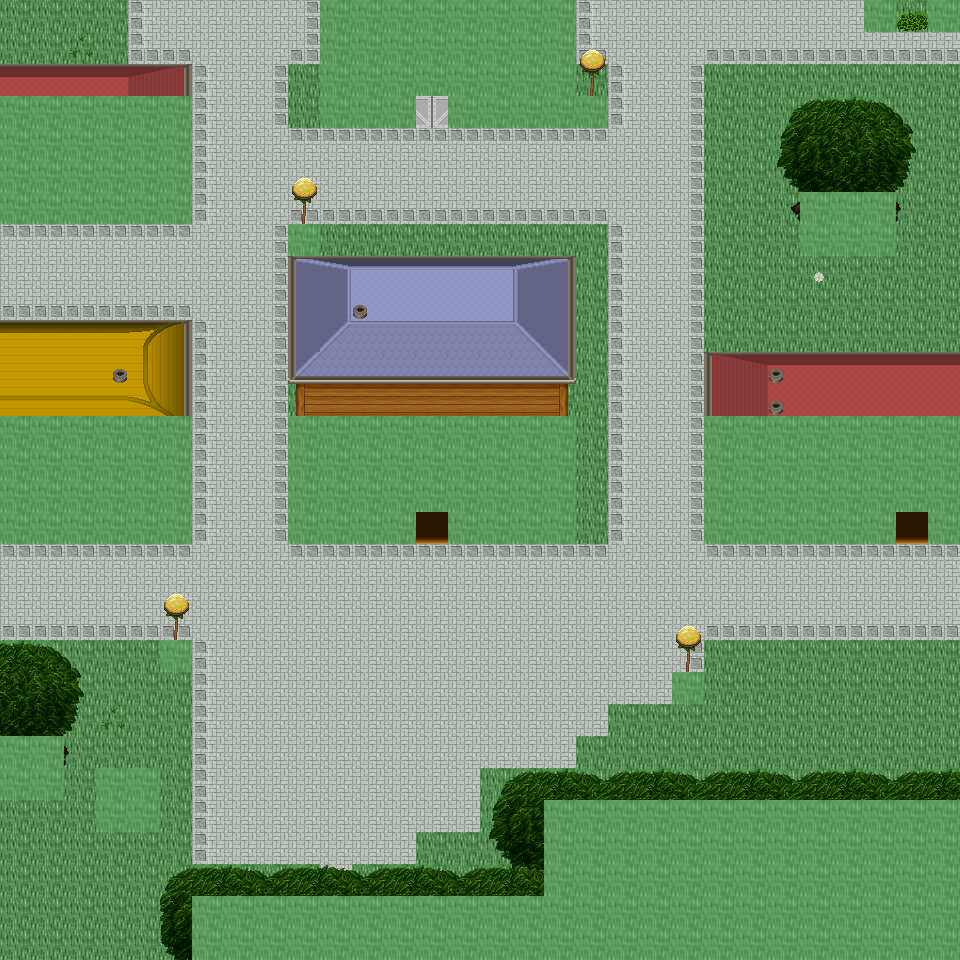

A level layout from a 2D game, rendered from its tile map. Below: a short description, then the map file with tile-grid data replaced by summaries:
An orthogonal 30x30 tile map with 32x32 px tiles, 6 tile layers (Ground, Object, Object2, Above, ...), 53 tilesets and 10 objects (10x mapExit).

<map version="1.0" orientation="orthogonal" renderorder="right-down" width="30" height="30" tilewidth="32" tileheight="32" nextobjectid="11">
  <tileset firstgid="1" name="tileset_ground_ground" tilewidth="32" tileheight="32" tilecount="33" columns="3">
    <image source="../drawable/tileset_ground_ground.png" width="96" height="352" />
  </tileset>
  <tileset firstgid="34" name="tileset_building_castle" tilewidth="32" tileheight="32" tilecount="320" columns="20">
    <image source="../drawable/tileset_building_castle.png" width="640" height="512" />
  </tileset>
  <tileset firstgid="354" name="tileset_ground_square_patch" tilewidth="32" tileheight="32" tilecount="9" columns="3">
    <image source="../drawable/tileset_ground_square_patch.png" width="96" height="96" />
  </tileset>
  <tileset firstgid="363" name="tileset_building_decoration_banner" tilewidth="32" tileheight="32" tilecount="12" columns="1">
    <image source="../drawable/tileset_building_decoration_banner.png" width="32" height="384" />
  </tileset>
  <tileset firstgid="375" name="tileset_ground_water_pool" tilewidth="32" tileheight="32" tilecount="72" columns="3">
    <image source="../drawable/tileset_ground_water_pool.png" width="96" height="768" />
  </tileset>
  <tileset firstgid="447" name="tileset_building_wall_wall_brown" tilewidth="32" tileheight="32" tilecount="12" columns="3">
    <image source="../drawable/tileset_building_wall_wall_brown.png" width="96" height="128" />
  </tileset>
  <tileset firstgid="459" name="tileset_plant_grasses" tilewidth="32" tileheight="32" tilecount="6" columns="3">
    <image source="../drawable/tileset_plant_grasses.png" width="96" height="64" />
  </tileset>
  <tileset firstgid="465" name="tileset_plant_flower_daisy_white" tilewidth="32" tileheight="32" tilecount="8" columns="2">
    <image source="../drawable/tileset_plant_flower_daisy_white.png" width="64" height="128" />
  </tileset>
  <tileset firstgid="473" name="tileset_plant_tree_tree_darkgreen" tilewidth="32" tileheight="32" tilecount="88" columns="8">
    <image source="../drawable/tileset_plant_tree_tree_darkgreen.png" width="256" height="352" />
  </tileset>
  <tileset firstgid="561" name="tileset_plant_flower_daisy_red" tilewidth="32" tileheight="32" tilecount="8" columns="2">
    <image source="../drawable/tileset_plant_flower_daisy_red.png" width="64" height="128" />
  </tileset>
  <tileset firstgid="569" name="tileset_ground_grass_edges" tilewidth="32" tileheight="32" tilecount="36" columns="12">
    <image source="../drawable/tileset_ground_grass_edges.png" width="384" height="96" />
  </tileset>
  <tileset firstgid="605" name="tileset_ground_grass_corners" tilewidth="32" tileheight="32" tilecount="24" columns="6">
    <image source="../drawable/tileset_ground_grass_corners.png" width="192" height="128" />
  </tileset>
  <tileset firstgid="629" name="tileset_plant_bush_hedge" tilewidth="32" tileheight="32" tilecount="35" columns="5">
    <image source="../drawable/tileset_plant_bush_hedge.png" width="160" height="224" />
  </tileset>
  <tileset firstgid="664" name="tileset_ground_rock_pebbles" tilewidth="32" tileheight="32" tilecount="3" columns="1">
    <image source="../drawable/tileset_ground_rock_pebbles.png" width="32" height="96" />
  </tileset>
  <tileset firstgid="667" name="tileset_plant_bush_bushes" tilewidth="32" tileheight="32" tilecount="10" columns="5">
    <image source="../drawable/tileset_plant_bush_bushes.png" width="160" height="64" />
  </tileset>
  <tileset firstgid="677" name="tileset_building_roof_red" tilewidth="32" tileheight="32" tilecount="20" columns="5">
    <image source="../drawable/tileset_building_roof_red.png" width="160" height="128" />
  </tileset>
  <tileset firstgid="697" name="tileset_plant_flower_daisy_yellow" tilewidth="32" tileheight="32" tilecount="8" columns="2">
    <image source="../drawable/tileset_plant_flower_daisy_yellow.png" width="64" height="128" />
  </tileset>
  <tileset firstgid="705" name="tileset_plant_leaves" tilewidth="32" tileheight="32" tilecount="8" columns="4">
    <image source="../drawable/tileset_plant_leaves.png" width="128" height="64" />
  </tileset>
  <tileset firstgid="713" name="tileset_item_corpse_skull_pale" tilewidth="32" tileheight="32" tilecount="2" columns="2">
    <image source="../drawable/tileset_item_corpse_skull_pale.png" width="64" height="32" />
  </tileset>
  <tileset firstgid="715" name="tileset_building_roof_blue" tilewidth="32" tileheight="32" tilecount="20" columns="5">
    <image source="../drawable/tileset_building_roof_blue.png" width="160" height="128" />
  </tileset>
  <tileset firstgid="735" name="tileset_plant_cactus" tilewidth="32" tileheight="32" tilecount="2" columns="1">
    <image source="../drawable/tileset_plant_cactus.png" width="32" height="64" />
  </tileset>
  <tileset firstgid="737" name="tileset_plant_flower_daisy_blue" tilewidth="32" tileheight="32" tilecount="8" columns="2">
    <image source="../drawable/tileset_plant_flower_daisy_blue.png" width="64" height="128" />
  </tileset>
  <tileset firstgid="745" name="tileset_plant_stump_stump_brown" tilewidth="32" tileheight="32" tilecount="4" columns="2">
    <image source="../drawable/tileset_plant_stump_stump_brown.png" width="64" height="64" />
  </tileset>
  <tileset firstgid="749" name="tileset_plant_stump_rectangular" tilewidth="32" tileheight="32" tilecount="4" columns="2">
    <image source="../drawable/tileset_plant_stump_rectangular.png" width="64" height="64" />
  </tileset>
  <tileset firstgid="753" name="tileset_furniture_carpet_border" tilewidth="32" tileheight="32" tilecount="12" columns="3">
    <image source="../drawable/tileset_furniture_carpet_border.png" width="96" height="128" />
  </tileset>
  <tileset firstgid="765" name="tileset_ground_pothole" tilewidth="32" tileheight="32" tilecount="4" columns="4">
    <image source="../drawable/tileset_ground_pothole.png" width="128" height="32" />
  </tileset>
  <tileset firstgid="769" name="tileset_furniture_carpet_carpets" tilewidth="32" tileheight="32" tilecount="8" columns="4">
    <image source="../drawable/tileset_furniture_carpet_carpets.png" width="128" height="64" />
  </tileset>
  <tileset firstgid="777" name="tileset_building_roof_yellow" tilewidth="32" tileheight="32" tilecount="20" columns="5">
    <image source="../drawable/tileset_building_roof_yellow.png" width="160" height="128" />
  </tileset>
  <tileset firstgid="797" name="tileset_plant_stump_stump_green" tilewidth="32" tileheight="32" tilecount="4" columns="2">
    <image source="../drawable/tileset_plant_stump_stump_green.png" width="64" height="64" />
  </tileset>
  <tileset firstgid="801" name="tileset_item_pot_pot_golden_centred" tilewidth="32" tileheight="32" tilecount="3" columns="3">
    <image source="../drawable/tileset_item_pot_pot_golden_centred.png" width="96" height="32" />
  </tileset>
  <tileset firstgid="804" name="tileset_building_roof_green" tilewidth="32" tileheight="32" tilecount="20" columns="5">
    <image source="../drawable/tileset_building_roof_green.png" width="160" height="128" />
  </tileset>
  <tileset firstgid="824" name="tileset_item_statue_fairypool" tilewidth="32" tileheight="32" tilecount="16" columns="2">
    <image source="../drawable/tileset_item_statue_fairypool.png" width="64" height="256" />
  </tileset>
  <tileset firstgid="840" name="tileset_building_window_window_left" tilewidth="32" tileheight="32" tilecount="2" columns="2">
    <image source="../drawable/tileset_building_window_window_left.png" width="64" height="32" />
  </tileset>
  <tileset firstgid="842" name="tileset_building_window_window_long" tilewidth="32" tileheight="32" tilecount="3" columns="3">
    <image source="../drawable/tileset_building_window_window_long.png" width="96" height="32" />
  </tileset>
  <tileset firstgid="845" name="tileset_building_door_door_n" tilewidth="32" tileheight="32" tilecount="6" columns="3">
    <image source="../drawable/tileset_building_door_door_n.png" width="96" height="64" />
  </tileset>
  <tileset firstgid="851" name="tileset_item_postbox" tilewidth="32" tileheight="32" tilecount="4" columns="2">
    <image source="../drawable/tileset_item_postbox.png" width="64" height="64" />
  </tileset>
  <tileset firstgid="855" name="tileset_building_window_window_right" tilewidth="32" tileheight="32" tilecount="2" columns="2">
    <image source="../drawable/tileset_building_window_window_right.png" width="64" height="32" />
  </tileset>
  <tileset firstgid="857" name="tileset_building_decoration_blue_circle" tilewidth="32" tileheight="32" tilecount="4" columns="2">
    <image source="../drawable/tileset_building_decoration_blue_circle.png" width="64" height="64" />
  </tileset>
  <tileset firstgid="861" name="tileset_plant_indoor_flower_baskets" tilewidth="32" tileheight="32" tilecount="3" columns="1">
    <image source="../drawable/tileset_plant_indoor_flower_baskets.png" width="32" height="96" />
  </tileset>
  <tileset firstgid="864" name="tileset_building_decoration_chimney_big" tilewidth="32" tileheight="32" tilecount="2" columns="1">
    <image source="../drawable/tileset_building_decoration_chimney_big.png" width="32" height="64" />
  </tileset>
  <tileset firstgid="866" name="tileset_building_decoration_banner_long" tilewidth="32" tileheight="32" tilecount="3" columns="3">
    <image source="../drawable/tileset_building_decoration_banner_long.png" width="96" height="32" />
  </tileset>
  <tileset firstgid="869" name="tileset_building_decoration_chimney" tilewidth="32" tileheight="32" tilecount="2" columns="1">
    <image source="../drawable/tileset_building_decoration_chimney.png" width="32" height="64" />
  </tileset>
  <tileset firstgid="871" name="tileset_building_decoration_longhorn_skull" tilewidth="32" tileheight="32" tilecount="6" columns="3">
    <image source="../drawable/tileset_building_decoration_longhorn_skull.png" width="96" height="64" />
  </tileset>
  <tileset firstgid="877" name="tileset_building_decoration_library_banner" tilewidth="32" tileheight="32" tilecount="6" columns="3">
    <image source="../drawable/tileset_building_decoration_library_banner.png" width="96" height="64" />
  </tileset>
  <tileset firstgid="883" name="tileset_logic_creature_elf" tilewidth="32" tileheight="32" tilecount="16" columns="8">
    <image source="../drawable/tileset_logic_creature_elf.png" width="256" height="64" />
  </tileset>
  <tileset firstgid="899" name="tileset_logic_portal" tilewidth="32" tileheight="32" tilecount="24" columns="8">
    <image source="../drawable/tileset_logic_portal.png" width="256" height="96" />
  </tileset>
  <tileset firstgid="923" name="tileset_logic_collision" tilewidth="32" tileheight="32" tilecount="1" columns="1">
    <image source="../drawable/tileset_logic_collision.png" width="32" height="32" />
  </tileset>
  <tileset firstgid="924" name="tileset_ground_green_paving" tilewidth="32" tileheight="32" tilecount="18" columns="3">
    <image source="../drawable/tileset_ground_green_paving.png" width="96" height="192" />
  </tileset>
  <tileset firstgid="942" name="tileset_light_door_light" tilewidth="32" tileheight="32" tilecount="12" columns="3">
    <image source="../drawable/tileset_light_door_light.png" width="96" height="128" />
  </tileset>
  <tileset firstgid="954" name="tileset_furniture_light_roots_lamp" tilewidth="32" tileheight="32" tilecount="6" columns="2">
    <image source="../drawable/tileset_furniture_light_roots_lamp.png" width="64" height="96" />
  </tileset>
  <tileset firstgid="960" name="tileset_light_dim_yellow_light_7x5" tilewidth="32" tileheight="32" tilecount="35" columns="7">
    <image source="../drawable/tileset_light_dim_yellow_light_7x5.png" width="224" height="160" />
  </tileset>
  <tileset firstgid="995" name="tileset_light_yellow_light_5x5" tilewidth="32" tileheight="32" tilecount="25" columns="5">
    <image source="../drawable/tileset_light_yellow_light_5x5.png" width="160" height="160" />
  </tileset>
  <tileset firstgid="1020" name="tileset_building_decoration_shop_banners" tilewidth="32" tileheight="32" tilecount="8" columns="8">
    <image source="../drawable/tileset_building_decoration_shop_banners.png" width="256" height="32" />
  </tileset>
  <layer name="Ground" width="30" height="30">
    <data>[900 cells, 900 non-empty, 6 distinct tile ids]</data>
  </layer>
  <layer name="Object" width="30" height="30">
    <data>[900 cells, 304 non-empty, 58 distinct tile ids]</data>
  </layer>
  <layer name="Object2" width="30" height="30">
    <data>[900 cells, 61 non-empty, 33 distinct tile ids]</data>
  </layer>
  <layer name="Above" width="30" height="30">
    <data>[900 cells, 256 non-empty, 91 distinct tile ids]</data>
  </layer>
  <layer name="Above2" width="30" height="30">
    <data>[900 cells, 17 non-empty, 6 distinct tile ids]</data>
  </layer>
  <layer name="Walkable" width="30" height="30">
    <data>[900 cells, 252 non-empty, 1 distinct tile ids]</data>
  </layer>
  <objectgroup name="MapEvents">
    <object id="1" name="north" type="mapExit" x="0" y="0" width="320" height="32">
      <properties>
        <property name="map" value="level_0_x155_y78" />
        <property name="x" value="0" />
        <property name="y" value="28" />
      </properties>
    </object>
    <object id="2" name="north2" type="mapExit" x="576" y="0" width="288" height="32">
      <properties>
        <property name="map" value="level_0_x155_y78" />
        <property name="x" value="18" />
        <property name="y" value="28" />
      </properties>
    </object>
    <object id="3" name="north3" type="mapExit" x="896" y="0" width="32" height="32">
      <properties>
        <property name="map" value="level_0_x155_y78" />
        <property name="x" value="28" />
        <property name="y" value="28" />
      </properties>
    </object>
    <object id="4" name="south" type="mapExit" x="0" y="928" width="192" height="32">
      <properties>
        <property name="map" value="level_0_x155_y80" />
        <property name="x" value="0" />
        <property name="y" value="1" />
      </properties>
    </object>
    <object id="5" name="west" type="mapExit" x="0" y="0" width="32" height="96">
      <properties>
        <property name="map" value="level_0_x154_y79" />
        <property name="x" value="28" />
        <property name="y" value="0" />
      </properties>
    </object>
    <object id="6" name="west2" type="mapExit" x="0" y="224" width="32" height="192">
      <properties>
        <property name="map" value="level_0_x154_y79" />
        <property name="x" value="28" />
        <property name="y" value="7" />
      </properties>
    </object>
    <object id="7" name="west3" type="mapExit" x="0" y="544" width="32" height="192">
      <properties>
        <property name="map" value="level_0_x154_y79" />
        <property name="x" value="28" />
        <property name="y" value="17" />
      </properties>
    </object>
    <object id="8" name="west4" type="mapExit" x="0" y="800" width="32" height="160">
      <properties>
        <property name="map" value="level_0_x154_y79" />
        <property name="x" value="28" />
        <property name="y" value="25" />
      </properties>
    </object>
    <object id="9" name="east" type="mapExit" x="928" y="32" width="32" height="384">
      <properties>
        <property name="map" value="level_0_x156_y79" />
        <property name="x" value="1" />
        <property name="y" value="1" />
      </properties>
    </object>
    <object id="10" name="east2" type="mapExit" x="928" y="544" width="32" height="256">
      <properties>
        <property name="map" value="level_0_x156_y79" />
        <property name="x" value="1" />
        <property name="y" value="17" />
      </properties>
    </object>
  </objectgroup>
</map>
